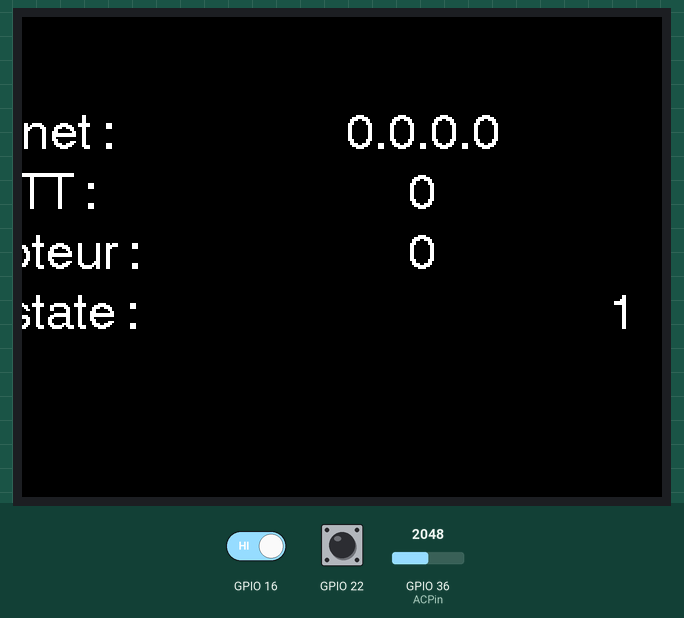
Simulated run of this program. Board: ESP32. On the bench: 320×240 colour display. Inputs (shaded band) come from the test bench; at power-on: GPIO 36 (ACPin) = 2048, GPIO 22 HIGH, GPIO 16 HIGH. WiFi joins after 1.5 s; servers stay silent unless stated; no MQTT or app messages arrive unless stated; what the program prints to the serial monitor is not drawn.

Above: at 1.5 s.
1.6 s: GPIO 36 (ACPin) set to 32
3.3 s: GPIO 36 (ACPin) set to 25
At 4.4 s:
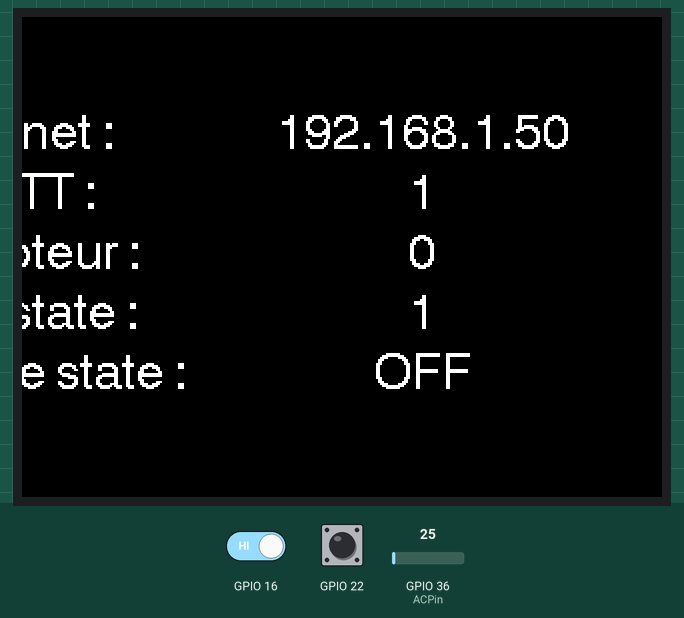
4.9 s: GPIO 22 pulled LOW for 1 s
At 6.6 s:
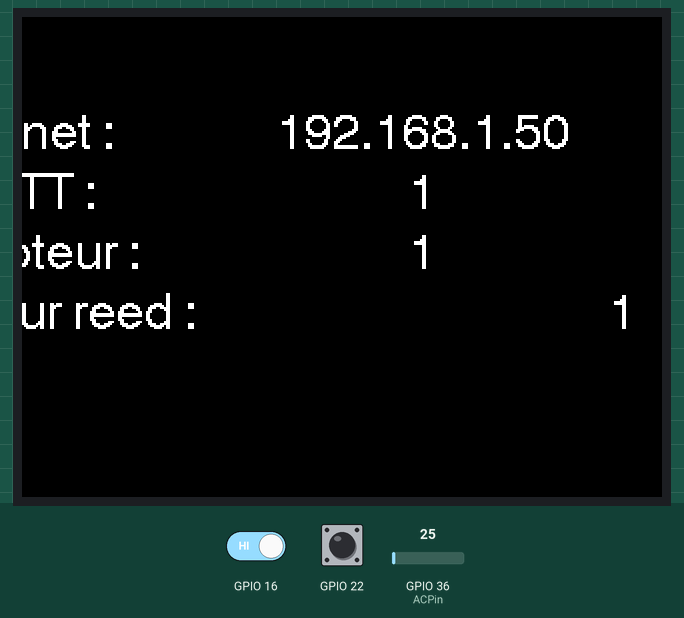
7.4 s: GPIO 16 driven LOW
At 8.4 s:
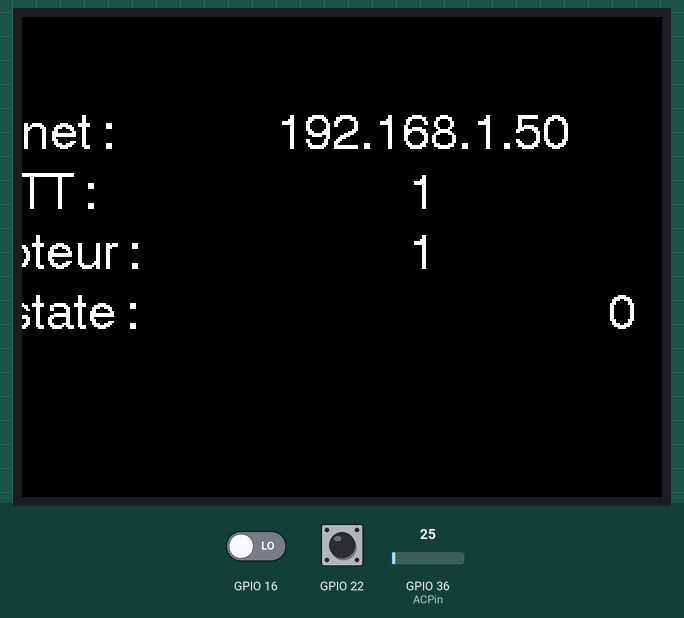
9.0 s: GPIO 16 driven HIGH
At 9.5 s:
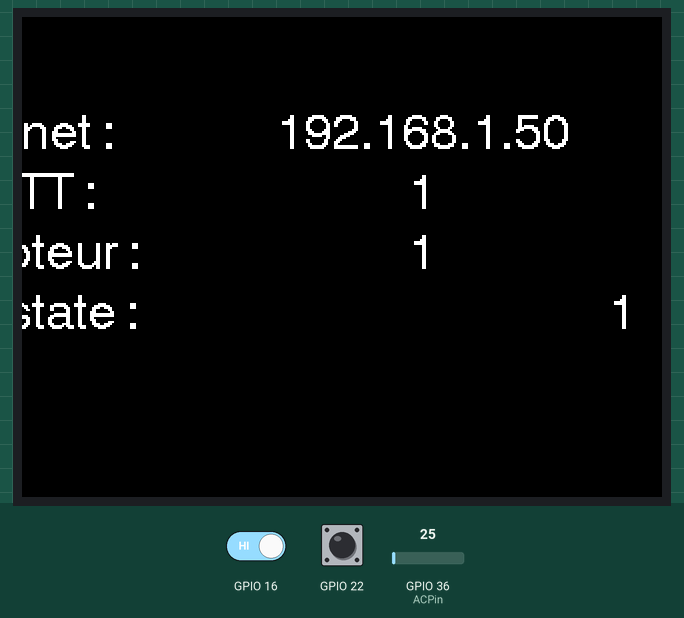
10.5 s: GPIO 22 pulled LOW for 1 s
At 12.0 s:
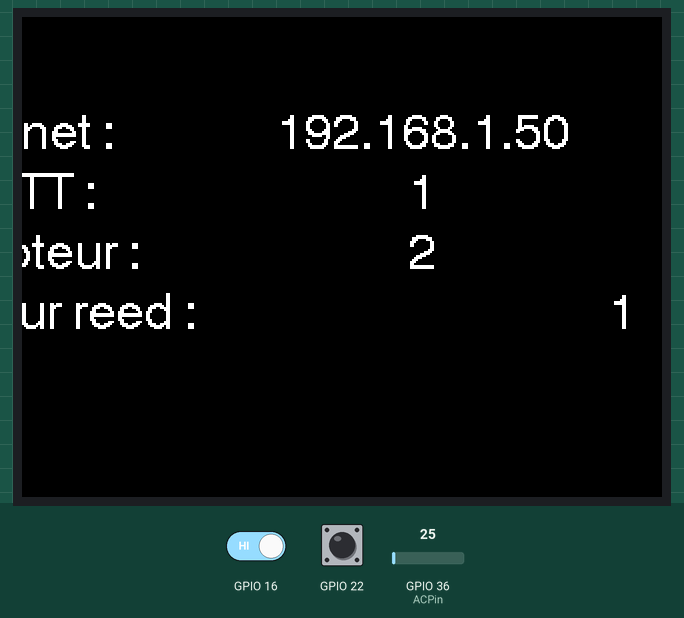
Timing chart, 0 to 13.5 s (numbered marks = the images above; inputs shaded):
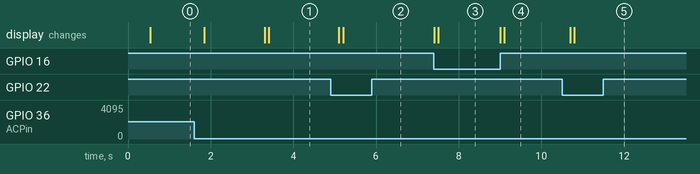

The program:

main.cpp
```cpp
#include <Arduino.h>
#include <WiFi.h>
#include <M5Stack.h>

bool is_IR = 1;
int val_capteur = 0;
int last_val_capteur = 0;
bool send = 0;
int counter = 0;

bool is_reed = 1;
int val_capteur_reed = 0;
int last_val_capteur_reed = 0;
bool send_reed = 0;
int reed_state = 0;

long timer_1 = 0;
long timer_2 = 0;
long timer_3 = 0;
long timer_4 = 0;

bool internet_state = 0;
bool mqtt_state = 0;

bool is_current = 1;
float val_capteur_current = 0.0;
float last_val_capteur_current = 0.0;
const int ACPin = 36; // set arduino signal read pin
String machine_state = "NaN";

#define ACTectionRange 20; // set Non-invasive AC Current Sensor tection range (5A,10A,20A)
// VREF: Analog reference
// For Arduino UNO, Leonardo and mega2560, etc. change VREF to 5
// For Arduino Zero, Due, MKR Family, ESP32, etc. 3V3 controllers, change VREF to 3.3
#define VREF 5.0

extern "C"
{
#include "freertos/FreeRTOS.h"
#include "freertos/timers.h"
}
#include <AsyncMqttClient.h>

#define WIFI_SSID "NETGEAR04"
#define WIFI_PASSWORD "hungrycomet861"

const char *mqtt_server = "mqtt.ci-ciad.utbm.fr";

#define MQTT_HOST IPAddress(192, 168, 1, 5)
#define MQTT_PORT 1883

// a MODIFIER
#define MQTT_TOPIC "M5Stack5/IR/state"
#define MQTT_TOPIC_REED "M5Stack5/Reed/state"
#define MQTT_TOPIC_CURRENT "M5Stack5/Current/state"

AsyncMqttClient mqttClient;
TimerHandle_t mqttReconnectTimer;
TimerHandle_t wifiReconnectTimer;
int status = WL_IDLE_STATUS;

float readACCurrentValue()
{
  float ACCurrtntValue = 0;
  float peakVoltage = 0;
  float voltageVirtualValue = 0; // Vrms
  for (int i = 0; i < 5; i++)
  {
    peakVoltage += analogRead(ACPin); // read peak voltage
    delay(1);
  }
  peakVoltage = peakVoltage / 5;
  voltageVirtualValue = peakVoltage * 0.707; // change the peak voltage to the Virtual Value of voltage

  /*The circuit is amplified by 2 times, so it is divided by 2.*/
  voltageVirtualValue = (voltageVirtualValue / 1024 * VREF) / 2;

  ACCurrtntValue = voltageVirtualValue * ACTectionRange;

  return ACCurrtntValue;
}

void connectToWifi()
{
  Serial.print("Connecting to Wi-Fi...");
  WiFi.begin(WIFI_SSID, WIFI_PASSWORD);
  /*
  while (WiFi.status() != WL_CONNECTED)
  {
    Serial.print(".");
    delay(500);
  }
  */
  internet_state = 1;
  Serial.println("");
}

void connectToMqtt()
{
  Serial.println("Connecting to MQTT...");
  mqttClient.connect();
}

void WiFiEvent(WiFiEvent_t event)
{
  Serial.printf("[WiFi-event] event: %d\n", event);
  switch (event)
  {
  case SYSTEM_EVENT_STA_GOT_IP:
    Serial.println("WiFi connected");
    Serial.println("IP address: ");
    Serial.println(WiFi.localIP());
    connectToMqtt();
    break;
  case SYSTEM_EVENT_STA_DISCONNECTED:
    internet_state = 0;
    Serial.println("WiFi lost connection");
    xTimerStop(mqttReconnectTimer, 0); // ensure we don't reconnect to MQTT while reconnecting to Wi-Fi
    xTimerStart(wifiReconnectTimer, 0);
    break;
  }
}

void onMqttConnect(bool sessionPresent)
{
  Serial.println("Connected to MQTT.");
  mqtt_state = 1;
  M5.Lcd.clear(BLACK);
  M5.Lcd.setTextDatum(CC_DATUM);
  M5.Lcd.drawString("Internet : ", 0, 60, 4);
  M5.Lcd.drawString(WiFi.localIP().toString(), 200, 60, 4);
  M5.Lcd.drawString("MQTT : ", 0, 90, 4);
  M5.Lcd.drawString(String(mqtt_state), 200, 90, 4);
  M5.Lcd.drawString("Compteur : ", 0, 120, 4);
  M5.Lcd.drawString(String(counter), 200, 120, 4);
  M5.Lcd.drawString("reed state : ", 0, 150, 4);
  M5.Lcd.drawString(String(val_capteur_reed), 200, 150, 4);
  M5.Lcd.drawString("machine state : ", 0, 180, 4);
  M5.Lcd.drawString(machine_state, 200, 180, 4);
}

void onMqttDisconnect(AsyncMqttClientDisconnectReason reason)
{
  Serial.println("Disconnected from MQTT.");
  mqtt_state = 0;
  M5.Lcd.clear(BLACK);
  M5.Lcd.setTextDatum(CC_DATUM);
  M5.Lcd.drawString("Internet : ", 0, 60, 4);
  M5.Lcd.drawString(WiFi.localIP().toString(), 200, 60, 4);
  M5.Lcd.drawString("MQTT : ", 0, 90, 4);
  M5.Lcd.drawString(String(mqtt_state), 200, 90, 4);
  M5.Lcd.drawString("Compteur : ", 0, 120, 4);
  M5.Lcd.drawString(String(counter), 200, 120, 4);
  M5.Lcd.drawString("reed state : ", 0, 150, 4);
  M5.Lcd.drawString(String(val_capteur_reed), 200, 150, 4);
  M5.Lcd.drawString("machine state : ", 0, 180, 4);
  M5.Lcd.drawString(machine_state, 200, 180, 4);

  if (WiFi.isConnected())
  {
    xTimerStart(mqttReconnectTimer, 0);
  }
}

void onMqttSubscribe(uint16_t packetId, uint8_t qos)
{
  Serial.println("Subscribe acknowledged.");
  Serial.print("  packetId: ");
  Serial.println(packetId);
  Serial.print("  qos: ");
  Serial.println(qos);
}

void onMqttUnsubscribe(uint16_t packetId)
{
  Serial.println("Unsubscribe acknowledged.");
  Serial.print("  packetId: ");
  Serial.println(packetId);
}

void onMqttMessage(char *topic, char *payload, AsyncMqttClientMessageProperties properties, size_t len, size_t index, size_t total)
{
  Serial.println("Publish received.");
  Serial.print("  topic: ");
  Serial.println(topic);
  /*
  String messageTemp;

  for (int i = 0; i < len; i++)
  {
    Serial.print((char)payload[i]);
    messageTemp += (char)payload[i];
  }

  Serial.print("  message: ");
  Serial.println(messageTemp);
  Serial.println();

  if (String(topic) == MQTT_TOPIC && messageTemp == "1")
  {
    relay_on = 1;
    Serial.println("ON");
  }
  if (String(topic) == MQTT_TOPIC && messageTemp == "0")
  {
    relay_on = 0;
    Serial.println("Off");
  }
  */
}

void onMqttPublish(uint16_t packetId)
{

  // Serial.println("Publish acknowledged.");
}

void setup()
{
  M5.begin();       // Init M5Core.  初始化 M5Core
  M5.Power.begin(); // Init power  初始化电源模块
  Serial.begin(115200);
  pinMode(22, INPUT_PULLUP);
  pinMode(17, INPUT_PULLUP); // relay reed

  M5.Lcd.clear(BLACK);
  M5.Lcd.setTextDatum(CC_DATUM);
  M5.Lcd.drawString("Internet : ", 0, 60, 4);
  M5.Lcd.drawString(String(internet_state), 200, 60, 4);
  M5.Lcd.drawString("MQTT : ", 0, 90, 4);
  M5.Lcd.drawString(String(mqtt_state), 200, 90, 4);
  M5.Lcd.drawString("Compteur : ", 0, 120, 4);

  mqttReconnectTimer = xTimerCreate("mqttTimer", pdMS_TO_TICKS(2000), pdFALSE, (void *)0, reinterpret_cast<TimerCallbackFunction_t>(connectToMqtt));
  wifiReconnectTimer = xTimerCreate("wifiTimer", pdMS_TO_TICKS(2000), pdFALSE, (void *)0, reinterpret_cast<TimerCallbackFunction_t>(connectToWifi));

  WiFi.onEvent(WiFiEvent);
  mqttClient.onConnect(onMqttConnect);
  mqttClient.onDisconnect(onMqttDisconnect);
  mqttClient.onSubscribe(onMqttSubscribe);
  mqttClient.onUnsubscribe(onMqttUnsubscribe);
  mqttClient.onMessage(onMqttMessage);
  mqttClient.onPublish(onMqttPublish);
  mqttClient.setServer(MQTT_HOST, MQTT_PORT);

  connectToWifi();

  M5.Lcd.clear(BLACK);
  M5.Lcd.setTextDatum(CC_DATUM);
  M5.Lcd.drawString("Internet : ", 0, 60, 4);
  M5.Lcd.drawString(WiFi.localIP().toString(), 200, 60, 4);
  M5.Lcd.drawString("MQTT : ", 0, 90, 4);
  M5.Lcd.drawString(String(mqtt_state), 200, 90, 4);
  M5.Lcd.drawString("Compteur : ", 0, 120, 4);
  M5.Lcd.drawString(String(counter), 200, 120, 4);
  M5.Lcd.drawString("reed state : ", 0, 150, 4);
  M5.Lcd.drawString(String(val_capteur_reed), 200, 150, 4);
  M5.Lcd.drawString("machine state : ", 0, 180, 4);
  M5.Lcd.drawString(machine_state, 200, 180, 4);
}

void loop()
{
  timer_1 = millis();
  if (is_current)
  {
    val_capteur_current = readACCurrentValue(); // read AC Current Value
    if (val_capteur_current > 1 && last_val_capteur_current < 1)
    {
      machine_state = "ON";
      Serial.println("MACHINE ON");
      mqttClient.publish((MQTT_TOPIC_CURRENT), 0, false, machine_state.c_str());
      M5.Lcd.clear(BLACK);
      M5.Lcd.setTextDatum(CC_DATUM);
      M5.Lcd.drawString("Internet : ", 0, 60, 4);
      M5.Lcd.drawString(WiFi.localIP().toString(), 200, 60, 4);
      M5.Lcd.drawString("MQTT : ", 0, 90, 4);
      M5.Lcd.drawString(String(mqtt_state), 200, 90, 4);
      M5.Lcd.drawString("Compteur : ", 0, 120, 4);
      M5.Lcd.drawString(String(counter), 200, 120, 4);
      M5.Lcd.drawString("reed state : ", 0, 150, 4);
      M5.Lcd.drawString(String(val_capteur_reed), 200, 150, 4);
      M5.Lcd.drawString("machine state : ", 0, 180, 4);
      M5.Lcd.drawString(machine_state, 200, 180, 4);
    }
    if (val_capteur_current < 1 && last_val_capteur_current > 1)
    {
      machine_state = "OFF";
      Serial.println("MACHINE OFF");
      mqttClient.publish((MQTT_TOPIC_CURRENT), 0, false, machine_state.c_str());
      M5.Lcd.clear(BLACK);
      M5.Lcd.setTextDatum(CC_DATUM);
      M5.Lcd.drawString("Internet : ", 0, 60, 4);
      M5.Lcd.drawString(WiFi.localIP().toString(), 200, 60, 4);
      M5.Lcd.drawString("MQTT : ", 0, 90, 4);
      M5.Lcd.drawString(String(mqtt_state), 200, 90, 4);
      M5.Lcd.drawString("Compteur : ", 0, 120, 4);
      M5.Lcd.drawString(String(counter), 200, 120, 4);
      M5.Lcd.drawString("reed state : ", 0, 150, 4);
      M5.Lcd.drawString(String(val_capteur_reed), 200, 150, 4);
      M5.Lcd.drawString("machine state : ", 0, 180, 4);
      M5.Lcd.drawString(machine_state, 200, 180, 4);
    }
    last_val_capteur_current = val_capteur_current;
  }

  if (is_reed)
  {
    val_capteur_reed = digitalRead(16);
    /* capteur relay reed */
    if (val_capteur_reed == 0 && last_val_capteur_reed == 1)
    {
      /*
      timer_3 = millis();
      while (millis() - timer_3 < 2000)
      {
        val_capteur_reed = digitalRead(16);
        if (val_capteur_reed == 1)
        {
          Serial.println("interférence Reed");
          send_reed = 0;
          timer_3 = 0;
        }
        else
        {
          send_reed = 1;
        }
      }
      */
      Serial.println("Send Reed close");
      mqttClient.publish((MQTT_TOPIC_REED), 0, false, String(val_capteur_reed).c_str());
      M5.Lcd.clear(BLACK);
      M5.Lcd.setTextDatum(CC_DATUM);
      M5.Lcd.drawString("Internet : ", 0, 60, 4);
      M5.Lcd.drawString(WiFi.localIP().toString(), 200, 60, 4);
      M5.Lcd.drawString("MQTT : ", 0, 90, 4);
      M5.Lcd.drawString(String(mqtt_state), 200, 90, 4);
      M5.Lcd.drawString("Compteur : ", 0, 120, 4);
      M5.Lcd.drawString(String(counter), 200, 120, 4);
      M5.Lcd.drawString("reed state : ", 0, 150, 4);
      M5.Lcd.drawString(String(val_capteur_reed), 300, 150, 4);
    }
    if (val_capteur_reed == 1 && last_val_capteur_reed == 0)
    {

      Serial.println("Send Reed open");
      mqttClient.publish((MQTT_TOPIC_REED), 0, false, String(val_capteur_reed).c_str());
      M5.Lcd.clear(BLACK);
      M5.Lcd.setTextDatum(CC_DATUM);
      M5.Lcd.drawString("Internet : ", 0, 60, 4);
      M5.Lcd.drawString(WiFi.localIP().toString(), 200, 60, 4);
      M5.Lcd.drawString("MQTT : ", 0, 90, 4);
      M5.Lcd.drawString(String(mqtt_state), 200, 90, 4);
      M5.Lcd.drawString("Compteur : ", 0, 120, 4);
      M5.Lcd.drawString(String(counter), 200, 120, 4);
      M5.Lcd.drawString("reed state : ", 0, 150, 4);
      M5.Lcd.drawString(String(val_capteur_reed), 300, 150, 4);
    }

    last_val_capteur_reed = val_capteur_reed;
  }

  if (is_IR)
  {
    val_capteur = digitalRead(22);
    /* capteur IR */
    if (val_capteur == 0 && last_val_capteur == 1 && timer_1 - timer_2 > 1000)
    {
      timer_3 = millis();
      while (millis() - timer_3 < 200)
      {
        val_capteur = digitalRead(22);
        if (val_capteur == 1)
        {
          Serial.println("interférence");
          send = 0;
          timer_2 = 0;
        }
        else
        {
          send = 1;
        }
      }

      if (send)
      {
        counter++;
        Serial.println("IR");
        mqttClient.publish((MQTT_TOPIC), 0, false, String(counter).c_str());
        M5.Lcd.clear(BLACK);
        M5.Lcd.setTextDatum(CC_DATUM);
        M5.Lcd.drawString("Internet : ", 0, 60, 4);
        M5.Lcd.drawString(WiFi.localIP().toString(), 200, 60, 4);
        M5.Lcd.drawString("MQTT : ", 0, 90, 4);
        M5.Lcd.drawString(String(mqtt_state), 200, 90, 4);
        M5.Lcd.drawString("Compteur : ", 0, 120, 4);
        M5.Lcd.drawString(String(counter), 200, 120, 4);
        M5.Lcd.drawString("Compteur reed : ", 0, 150, 4);
        M5.Lcd.drawString(String(val_capteur_reed), 300, 150, 4);
        send = 0;
      }
      else
      {
        Serial.println("interférence");
      }
      timer_2 = millis();
    }

    last_val_capteur = val_capteur;
  }
}
```

Measured:
- the behaviour switches between 29 and 28 on GPIO 36 (ACPin) (found by bisection; images 0 and 1)
- after the input at 3.3 s, the display: first changes at once (image 1 shows a later state)
- after the input at 4.9 s, the display: first changes after 0.20 s (image 2 shows a later state)
- after the input at 7.4 s, the display: first changes at once (image 3 shows a later state)
- after the input at 9.0 s, the display: first changes at once (image 4 shows a later state)
- after the input at 10.5 s, the display: first changes after 0.20 s (image 5 shows a later state)
